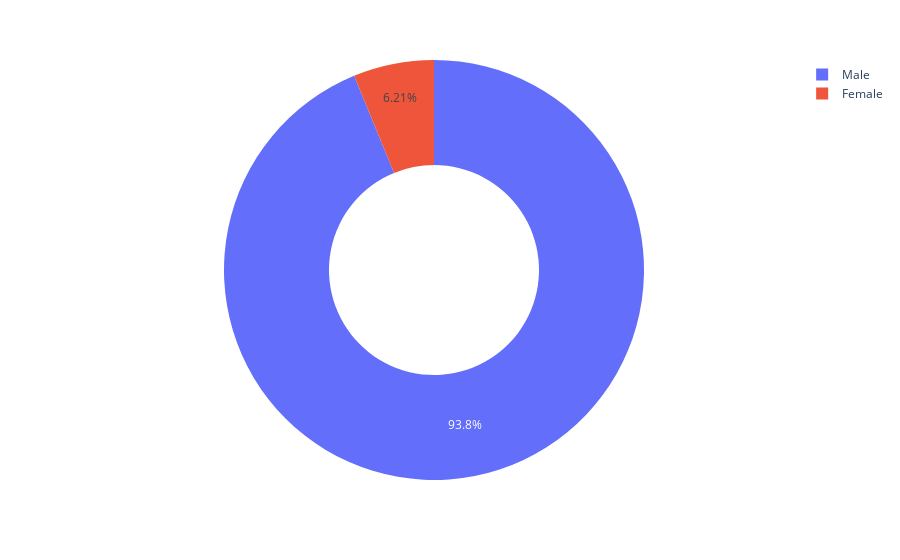

The code cell stored with this chart in its notebook:
### Code cell
# Group the data by sex and count the number of prizes for each group
grouped = df.groupby("sex").size().reset_index(name="count")

# Create a donut chart using Plotly
fig = px.pie(grouped, values='count', names='sex', hole=0.5)
fig.show()

### Figure 1 — Plotly figure (JSON) as saved in the notebook; plotly's stock layout.template omitted (floating-point values rounded to 4 significant figures)
{"data": [{"domain": {"x": [0, 1], "y": [0, 1]}, "hole": 0.5, "hovertemplate": "sex=%{label}<br>count=%{value}<extra></extra>", "labels": ["Female", "Male"], "legendgroup": "", "name": "", "showlegend": true, "type": "pie", "values": [58, 876]}], "layout": {"legend": {"tracegroupgap": 0}, "margin": {"t": 60}}}
